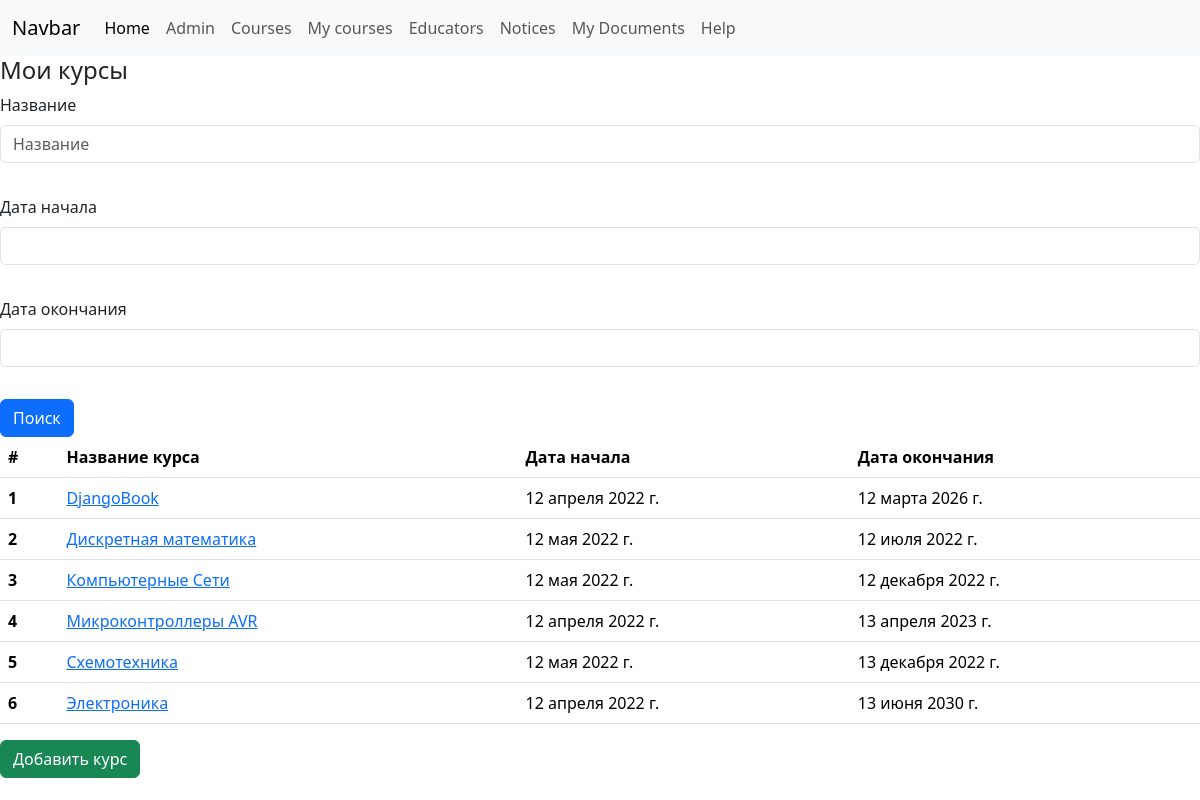
The page /mycourses/ on the database as committed earlier.
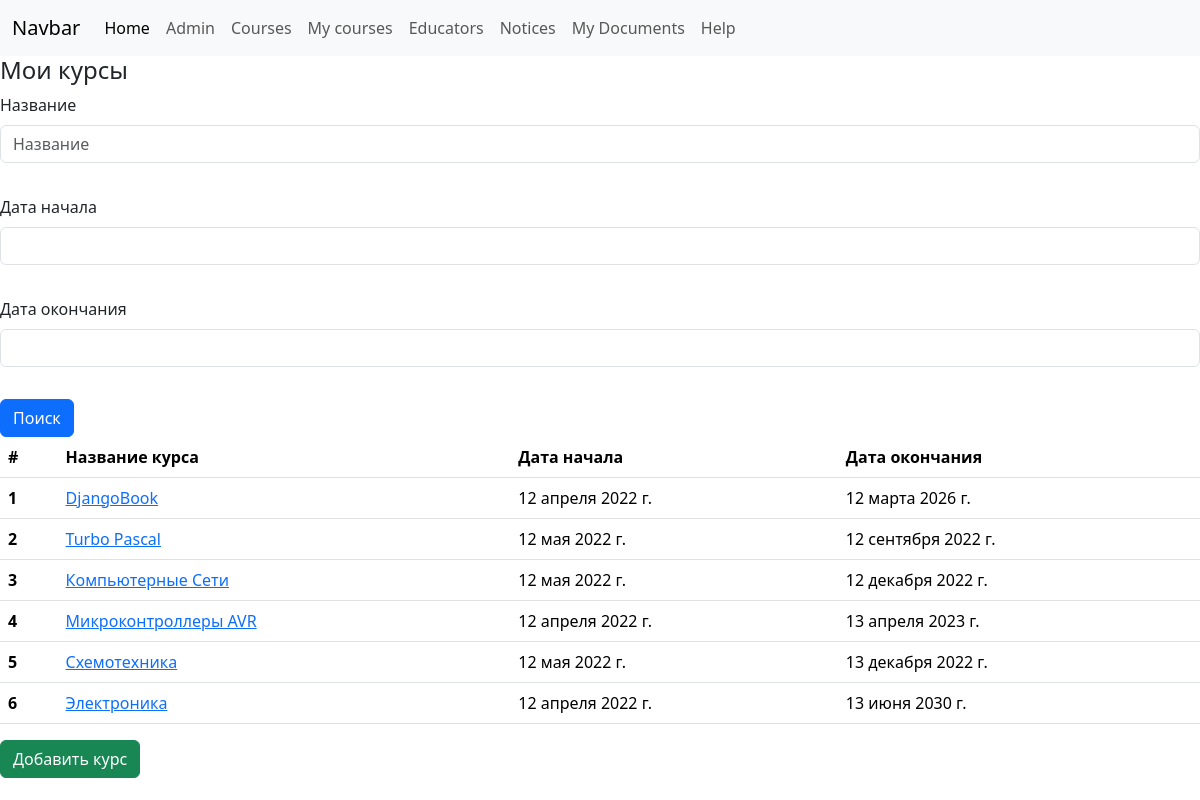
The same page on the database as committed later.
### userside/models.py (models this page shows, shortened)
class mycourse(models.Model):
    name = models.ForeignKey('userside.course', on_delete=models.SET_NULL, null=True)
    date_begin = models.DateField('Дата начала')
    date_end = models.DateField('Дата окончания')
    class Meta:
        ordering = ['name']
        verbose_name = 'Mой Курс'
        verbose_name_plural = 'Мои Курсы'

class course(models.Model):
    educator = models.ForeignKey('userside.educator', on_delete=models.CASCADE, null=True, blank=True,
                                 related_name='courses')
    name = models.CharField('Название курса', max_length=128)
    length_of_time = models.IntegerField('Количество часов', blank=True, null=True)
    class Meta:
        ordering = ['name']
        verbose_name = 'Курс'
        verbose_name_plural = 'Курсы'
    def __str__(self):
        return self.name

### userside/views.py (the view)
# urls.py: path('mycourses/', userside.views.mycourses.as_view(), name='mycourse_list'),
class mycourses(TitleMixin, ListView):
    title = 'Мои курсы'
    def get_filters(self):
        return userside.filters.MyCourseFilter(self.request.GET)
    def get_queryset(self):
        return self.get_filters().qs
    def get_context_data(self):
        context = super().get_context_data()
        context['filters'] = self.get_filters()
        return context

### userside/views.py (called while the page is built)
    def get_title(self):
        return self.title

    def get_context_data(self, **kwargs):
        context = super().get_context_data()
        context['title'] = self.get_title()
        return context

### userside/templates/userside/mycourse_list.html
{% extends 'userside/index.html' %}
{% block content %}
    {% include 'userside/search_course_include.html' %}
    <table class="table">
        <thead>
        <tr>
            <th scope="col">#</th>
            <th scope="col">Название курса</th>
            <th scope="col">Дата начала</th>
            <th scope="col">Дата окончания</th>
        </tr>
        </thead>
        <tbody>
        {% for course in object_list %}
        <tr>
            <th scope="row">{{ forloop.counter }}</th>
            <td><a href="{% url 'userside:mycourse_detail' course.pk %}">{{ course.name|capfirst }}</a></td>
            <td>{{ course.date_begin }}</td>
            <td>{{ course.date_end }}</td>
        </tr>
        {% empty %}
            <h4> не найдено </h4>
        {% endfor %}
        </tbody>
    </table>
    <a href="{% url 'userside:mycourse_create' %}" class="btn btn-success"> Добавить курс</a>
{% endblock %}

Rows that differ between the two databases and show on the page:
removed mycourse: name "Дискретная математика", date_begin "12 мая 2022 г.", date_end "12 июля 2022 г."
added mycourse: name "Turbo Pascal", date_begin "12 мая 2022 г.", date_end "12 сентября 2022 г."
